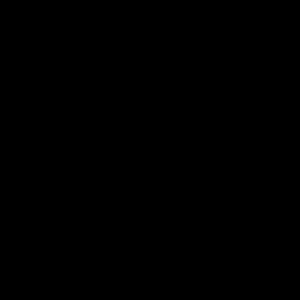
Frame 1 (no input)
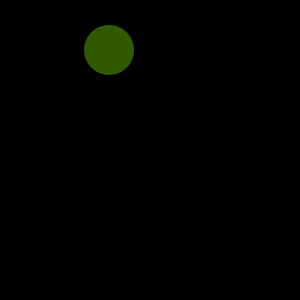
Frame 60 (the mouse pressed at the canvas centre just before this capture)
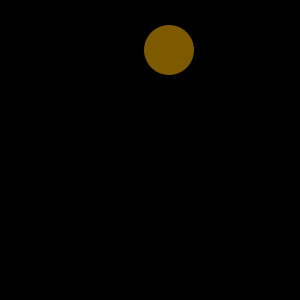
Frame 120 (the mouse held since frame 60 and released just before this capture)

The Processing sketch that drew these frames (run headless with seeded random() and noise(); from frame 60 on, the mouse is pressed at the canvas centre):

// Processing sketch: processing_52232
// ── processing_52232.pde

// Inicio
int stop;
int horizontal;
int vertical;

void setup(){
size(300,300);
smooth();
horizontal=0;
stop=0;
vertical=0;

noStroke();
fill(random(25),random(25),random(25),random(25));

}
void draw(){
background(0);
ellipse(horizontal+50,vertical+50,50,50);
 fill (200,0,200);
 if (stop==0){
horizontal=horizontal+1;
fill(random(190),(89),(0));
}

if (horizontal>200){
  stop=1;
}
if (stop==1){
vertical=vertical+1;
fill(random(108),(0),(80));

}
if(vertical>200){
stop=2;
}
if (stop==2){
horizontal=horizontal-1;
fill(random(80),(49),(80));

}

if (horizontal==0){
stop=3;
}
if (stop==3){
vertical=vertical-1;
fill(random(158),(74),(80));

}
if (vertical==0){
stop=0;

}
}
